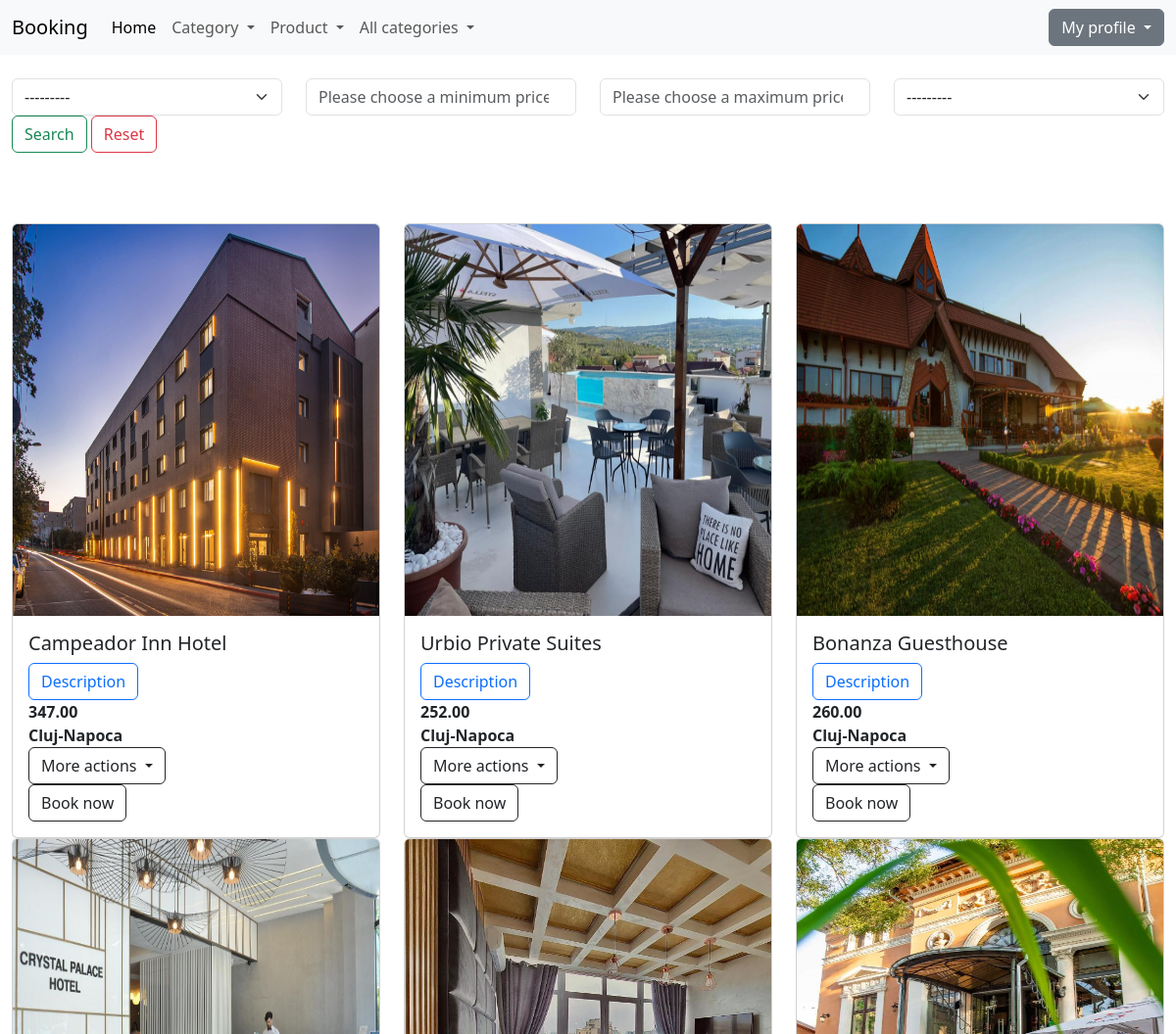
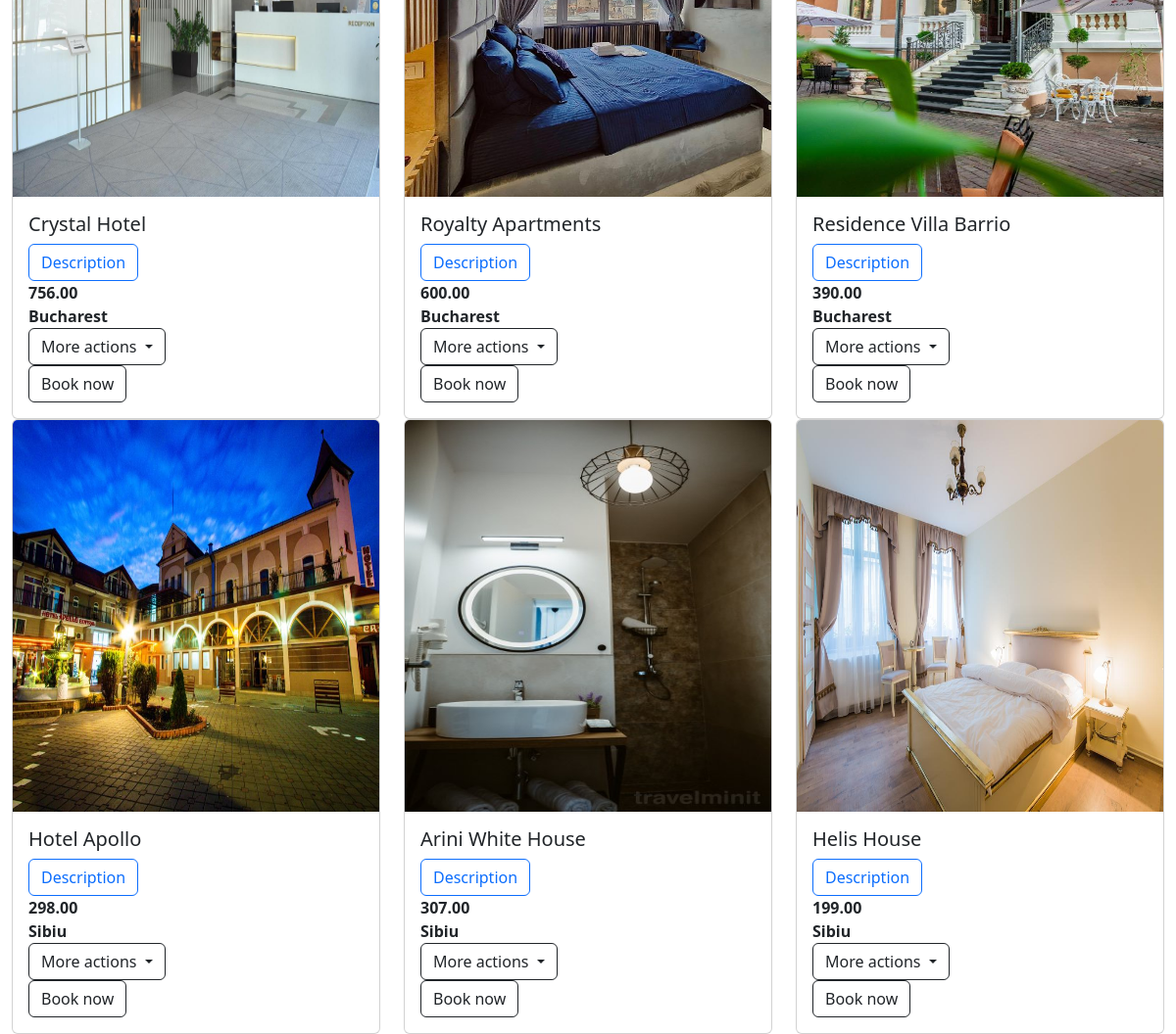
Screenshot of /list_of_products/ (signed in) with the database file from the repository (2 pictures, top to bottom).
### product/models.py (models this page shows, shortened)
class Product(models.Model):
    category = models.ForeignKey(Category, on_delete=models.CASCADE, null=True)
    title = models.CharField(max_length=50)
    description = models.TextField(max_length=400)
    image = models.ImageField(upload_to='product_images/')
    price = models.DecimalField(max_digits=6, decimal_places=2)
    is_available = models.BooleanField(default=True)
    is_active = models.BooleanField(default=True)
    created_at = models.DateTimeField(auto_now_add=True)
    updated_at = models.DateTimeField(auto_now=True)
    location = models.CharField(max_length=50, null=True)

### product/views.py (the view)
# urls.py: path('list_of_products/', views.ProductListView.as_view(), name='list-of-products'),
class ProductListView(LoginRequiredMixin, PermissionRequiredMixin, ListView):
    template_name = 'product/list_of_products.html'
    model = Product
    context_object_name = 'all_products'
    permission_required = 'product.view_list_of_products'
    def get_queryset(self):
        return Product.objects.all()
    def get_context_data(self, **kwargs):
        context = super().get_context_data(**kwargs)
        products = Product.objects.filter(is_active=True)  # stochez produsele care vin in interfata, cele active
        filters = ProductFilter(self.request.GET,
                                queryset=products)  # raman doar produsele care indeplinesc cerintele filtrarii
        products = filters.qs  # reinitializez variabila, dintre toate produsele active, raman doar cele care vin in urma filtrarii
        context['all_products'] = products  # trimit in interfata produsele
        context['form_filter'] = filters.form  # trimit in interfata formularul de filtrare
        return context

### booking/context_processors.py (called while the page is built)
def get_all_categories(request):
    return {'get_categories': Category.objects.all()}

### templates/product/list_of_products.html (shortened to what this page needs)
{% extends 'base.html' %}
{% block content %}
    <div class="container-fluid">
        <br>
        <div class="row">
            <div class="col-md-12">
                <form method="get">
                    <div class="row">
                        {% for field in form_filter %}
                            <div class="col-md-3">
                                {{ field }}
                            </div>
                        {% endfor %}
                        <div class="col-md-3">
                            <button type="submit" class="btn btn-outline-success">Search</button>
                            <a href="{% url 'list-of-products' %}" class="btn btn-outline-danger">Reset</a>
                        </div>
                    </div>
                </form>
            </div>
        </div>
        <br><br><br>
        <div class="row">
            <div class="col-md-12">
                {% if all_products %}
                    <div class="row">
                        {% for product in all_products %}
                            <div class="col-md-4 ">
                                <div class="card">
                                    {% if product.image %}
                                        <img src="{{ product.image.url }}" class="card-img-top" height="400" alt="...">
                                    {% else %}
                                        <img src="" class="card-img-top" height="400" alt="...">
                                    {% endif %}
                                    <div class="card-body">
                                        <h5 class="card-title">
                                            {{ product.title }}
                                        </h5>
                                        <button type="button" class="btn btn-outline-primary" data-bs-toggle="modal"
                                                data-bs-target="#desc_{{ product.id }}">
                                            Description
                                        </button>
                                        <div>
                                            <p class="card-text ">
                                                <b>
                                                    {{ product.price }}
                                                    <br>
                                                    {{ product.location }}
                                                </b>
                                            </p>
                                        </div>
                                        {% if perms.product.change_product or perms.product.delete_product or perms.product.view_product %}
                                            <div class="dropdown">
                                                <a class="btn btn-outline-dark dropdown-toggle" href="#"
                                                   role="button"
                                                   data-bs-toggle="dropdown" aria-expanded="false">
                                                    More actions
                                                </a>
                                            </div>
                                        {% endif %}
                                        <div>
                                            <a href="{% url 'create_reservation' %}" class="btn btn-outline-dark">Book
                                                now</a>
                                        </div>
                                    </div>
                                </div>
                            </div>
                        {% endfor %}
                    </div>
                {% else %}
                    <p class="text-center">There are no products available!</p>
                {% endif %}
            </div>
        </div>
    </div>
{% endblock %}

### templates/base.html (shortened to what this page needs)
<!DOCTYPE html>
<html lang="en">
<head>
    <link href="https://cdn.jsdelivr.net/npm/bootstrap@5.3.1/dist/css/bootstrap.min.css" rel="stylesheet"
>
</head>
<body>
{% include 'navbar.html' %}
{% block content %} {% endblock %}
</body>
</html>

### templates/navbar.html (shortened to what this page needs)
<nav class="navbar navbar-expand-lg bg-body-tertiary">
    <div class="container-fluid">
        <a class="navbar-brand" href="#">Booking</a>
        <div class="collapse navbar-collapse" id="navbarSupportedContent">
            <ul class="navbar-nav me-auto mb-2 mb-lg-0">
                <li class="nav-item">
                    <a class="nav-link active" aria-current="page" href="{% url 'home-page' %}">Home</a>
                </li>
                {% if user.is_superuser %}
                    <li class="nav-item dropdown">
                        <a class="nav-link dropdown-toggle" href="#" role="button" data-bs-toggle="dropdown"
                           aria-expanded="false">
                            Category
                        </a>
                    </li>
                    <li class="nav-item dropdown">
                        <a class="nav-link dropdown-toggle" href="#" role="button" data-bs-toggle="dropdown"
                           aria-expanded="false">
                            Product
                        </a>
                    </li>
                {% endif %}
                <li class="nav-item dropdown">
                    <a class="nav-link dropdown-toggle" href="#" role="button" data-bs-toggle="dropdown"
                       aria-expanded="false">
                        All categories
                    </a>
                </li>
            </ul>
            {% if user.is_authenticated %}
                <div class="dropdown">
                    <button class="btn btn-secondary dropdown-toggle" type="button" data-bs-toggle="dropdown"
                            aria-expanded="false">
                        My profile
                    </button>
                </div>
            {% endif %}
        </div>
    </div>
</nav>

### rows the page displays
Product: image (picture), title "Campeador Inn Hotel", price "347.00", location "Cluj-Napoca"
Product: image (picture), title "Urbio Private Suites", price "252.00", location "Cluj-Napoca"
Product: image (picture), title "Bonanza Guesthouse", price "260.00", location "Cluj-Napoca"
Product: image (picture), title "Crystal Hotel", price "756.00", location "Bucharest"
Product: image (picture), title "Royalty Apartments", price "600.00", location "Bucharest"
Product: image (picture), title "Residence Villa Barrio", price "390.00", location "Bucharest"
Product: image (picture), title "Hotel Apollo", price "298.00", location "Sibiu"
Product: image (picture), title "Arini White House", price "307.00", location "Sibiu"
Product: image (picture), title "Helis House", price "199.00", location "Sibiu"
